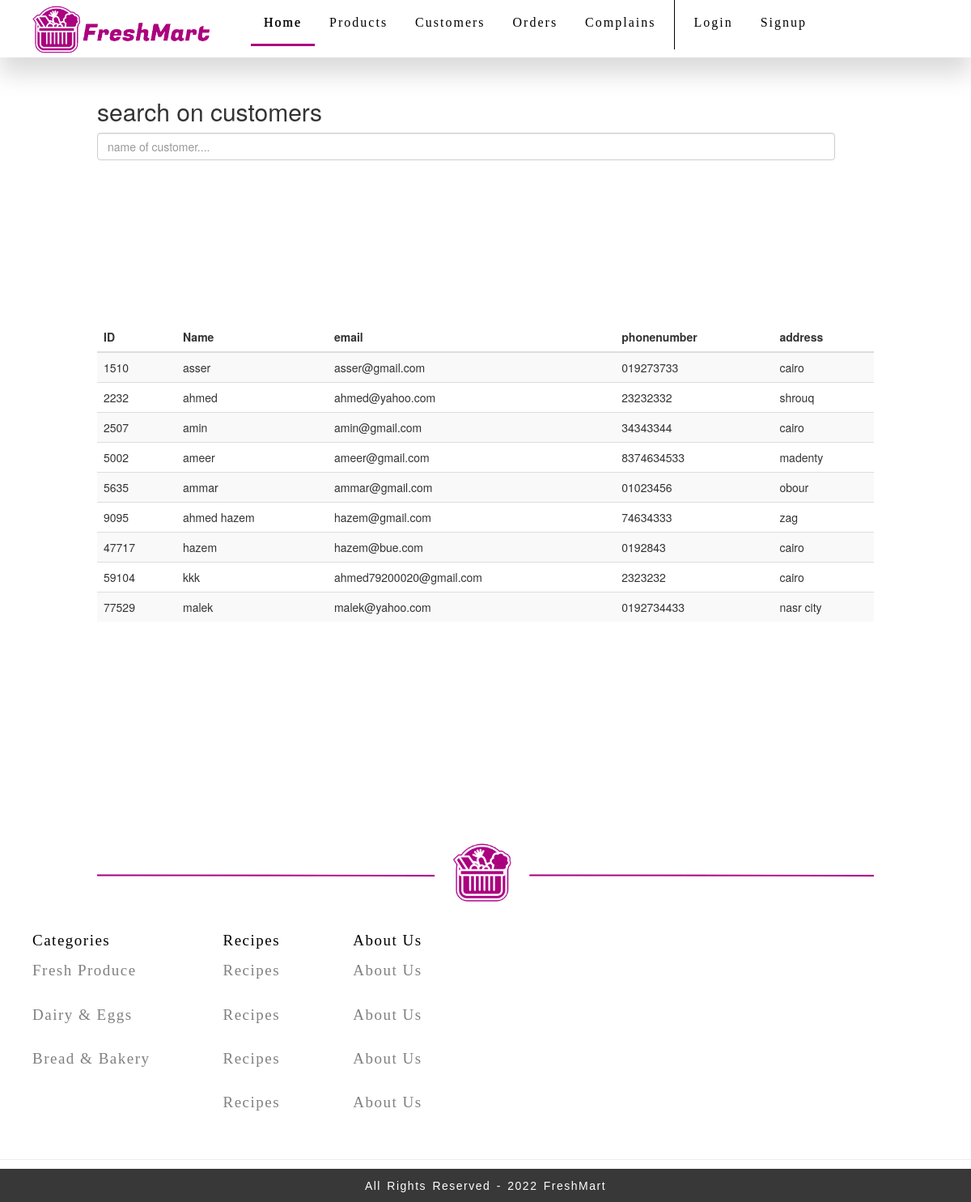
The app's page /Admin/customers.php with its own data.
### tables this page shows
CREATE TABLE `customer` (
  `customer_id` int(11) NOT NULL,
  `customer_name` varchar(30) NOT NULL,
  `email` varchar(30) NOT NULL,
  `phonenumber` varchar(50) NOT NULL,
  `address` varchar(50) NOT NULL,
  `username` varchar(30) NOT NULL,
  `password` varchar(30) NOT NULL,
  `conf_password` varchar(30) NOT NULL
);

### Admin/customers.php (the view, shortened to what this page needs)
<!DOCTYPE html>
<?php
require_once "../conn.php";
$query="SELECT * FROM customer";
    $result1=mysqli_query($conn,$query);
?>
<html>
<head>
<link rel="stylesheet" href="https://maxcdn.bootstrapcdn.com/bootstrap/3.4.1/css/bootstrap.min.css">
<link rel="stylesheet" href="https://cdnjs.cloudflare.com/ajax/libs/font-awesome/4.7.0/css/font-awesome.min.css">
<link rel="stylesheet" href="../style.css">
</head>
<body>
<?php
include_once "../includes/nav_admin.php";
?>
<div class="container" style="max-width:80%;" >
    <div class="col-10">
        <h2>search on customers</h2>
    </div>
    <input type="text" class="form-control" id="customer_livesearch" autocomplete="off" placeholder="name of customer....">
    <br><br><br><br><br><br><br><br><br><br>
<table class="table table-striped" >
    <thead>
    <tr>
           <th>ID</th>
           <th>Name</th>
           <th>email</th>
           <th>phonenumber</th>
           <th>address</th>
       </tr>
    </thead>
    <tbody>
    <?php
                          while($row = mysqli_fetch_array($result1))
                          {
                            echo "
                            <tr >
                          <td>".$row['customer_id']."</td>
                               <td>".$row['customer_name']."</td>
                               <td>".$row['email']."</td>
                               <td>".$row['phonenumber']."</td>
                               <td>".$row['address']."</td>
                               ";
                            }
                          ?>
    </tbody>
  </table>
</div>
<br><br><br><br><br><br><br><br><br><br>
<center><img src="../images/footerstrip.png" style="width: 80%; "></center>
<?php
include_once "../includes/footer.php";
?>
</body>

### style.css (style rules this page uses)
body { background-color: white; margin-right: 0; margin-left: 0; }
.container { width: 90%; overflow: hidden; margin: auto ; padding: 30px 0px; }
:root { --yellow:rgb(189, 136, 238); }
.form-control { display: block; width: 95%; padding: 6px 12px; font-size: 14px; line-height: 1.42857143; color: #555; background-color: #fff; background-image: none; border: 1px solid #ccc; border-radius: 4px; -webkit-box-shadow: inset 0 1px 1px rgba(0,0,0,.075); box-shadow: inset 0 1px 1px rgba(0,0,0,.075); }

### records on screen
customer: customer_id "1510", customer_name "asser", email "asser@gmail.com", phonenumber "019273733", address "cairo"
customer: customer_id "2232", customer_name "ahmed", email "ahmed@yahoo.com", phonenumber "23232332", address "shrouq"
customer: customer_id "2507", customer_name "amin", email "amin@gmail.com", phonenumber "34343344", address "cairo"
customer: customer_id "5002", customer_name "ameer", email "ameer@gmail.com", phonenumber "8374634533", address "madenty"
customer: customer_id "5635", customer_name "ammar", email "ammar@gmail.com", phonenumber "01023456", address "obour"
customer: customer_id "9095", customer_name "ahmed hazem", email "hazem@gmail.com", phonenumber "74634333", address "zag"
customer: customer_id "47717", customer_name "hazem", email "hazem@bue.com", phonenumber "0192843", address "cairo"
customer: customer_id "59104", customer_name "kkk", email "ahmed79200020@gmail.com", phonenumber "2323232", address "cairo"
customer: customer_id "77529", customer_name "malek", email "malek@yahoo.com", phonenumber "0192734433", address "nasr city"
